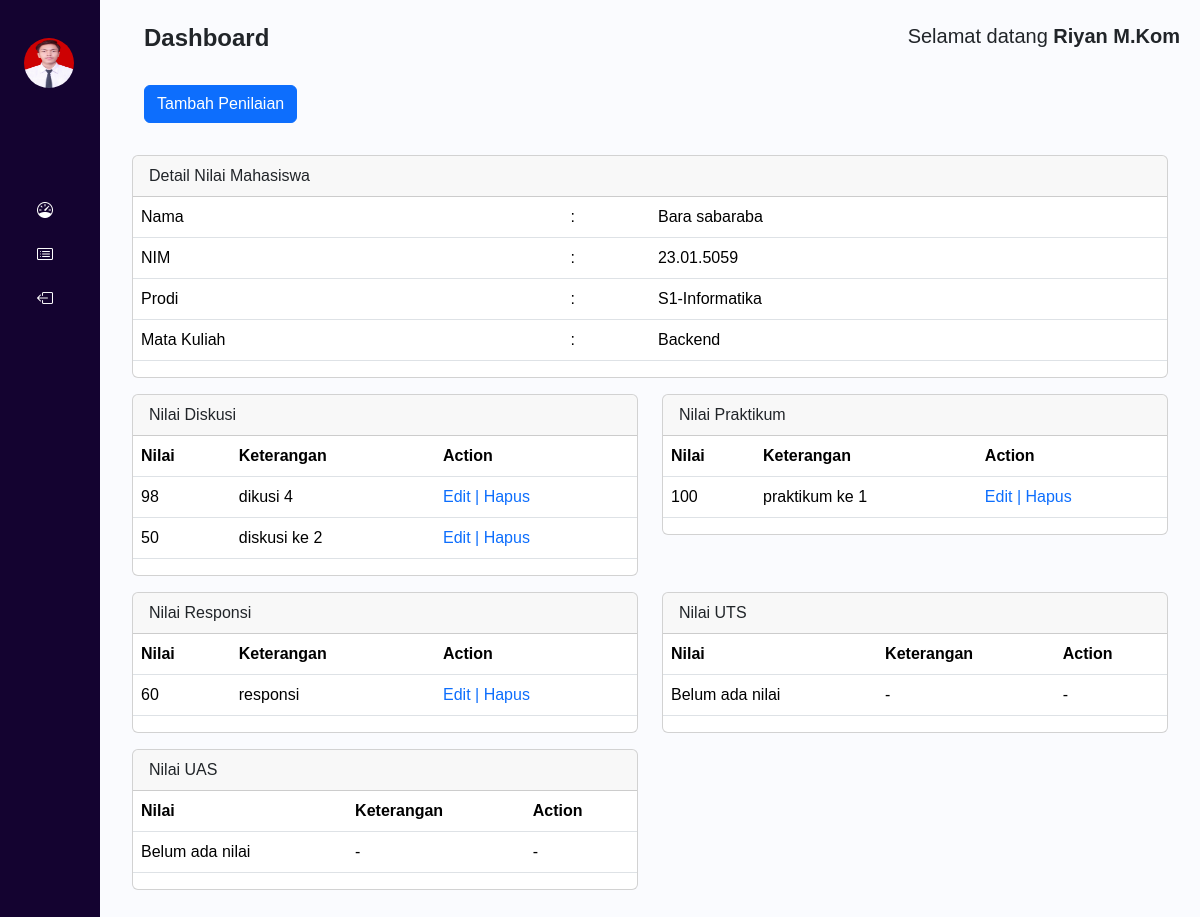
/pages/detail_nilai.php?id_mahasiswa=3&id_mata_kuliah=1 (signed in), run on the app's committed database.
### tables this page shows
CREATE TABLE `dosen` (
  `id` int(11) NOT NULL,
  `nik` varchar(20) NOT NULL,
  `password` varchar(255) NOT NULL,
  `nama` varchar(100) NOT NULL
);

CREATE TABLE `mahasiswa` (
  `id` int(11) NOT NULL,
  `nim` varchar(20) NOT NULL,
  `nama` varchar(100) NOT NULL,
  `prodi` varchar(100) NOT NULL,
  `jeni_kelamin` enum('L','P') NOT NULL
);

CREATE TABLE `mata_kuliah` (
  `id` int(11) NOT NULL,
  `nama` varchar(100) NOT NULL,
  `dosen_id` int(11) NOT NULL,
  `jml_diskusi` int(10) DEFAULT NULL,
  `persentase_diskusi` double DEFAULT NULL,
  `jml_praktikum` int(25) DEFAULT NULL,
  `persentase_praktikum` double DEFAULT NULL,
  `jml_responsi` int(25) DEFAULT NULL,
  `persentase_responsi` float DEFAULT NULL,
  `jml_uts` int(25) DEFAULT NULL,
  `persentase_uts` double DEFAULT NULL,
  `jml_uas` int(25) DEFAULT NULL,
  `persentase_uas` double DEFAULT NULL
);

CREATE TABLE `nilai_mata_kuliah_mahasiswa` (
  `id` int(11) NOT NULL,
  `id_mahasiswa` int(11) NOT NULL,
  `id_mata_kuliah` int(11) NOT NULL,
  `nilai` int(20) NOT NULL,
  `keterangan` text NOT NULL,
  `type` enum('diskusi','praktikum','responsi','uts','uas') NOT NULL
);

### pages/detail_nilai.php (the view, shortened to what the rows shown need)
<?php
include '../class/function.php';
if (isset($_SESSION['dosen_id'])) {
    $dosen_id = $_SESSION['dosen_id'];
    $data_dosen = $dosen->getDosen($dosen_id);
} else {
    header('Location : index.php');
    exit();
}
?>
<!DOCTYPE html>
<html lang="en">
<head>
    <link href="https://cdn.jsdelivr.net/npm/bootstrap@5.3.3/dist/css/bootstrap.min.css" rel="stylesheet"
>
    <link rel="stylesheet" href="https://cdn.jsdelivr.net/npm/bootstrap-icons@1.11.3/font/bootstrap-icons.min.css">
    <link rel="stylesheet" href="../style/dashboard.css">
</head>
<body>
    <?php
    $detail_mahasiswa = $mahasiswa->detailMahasiswa(@$_GET['id_mahasiswa']);
    $detail_mata_kuliah = $mata_kuliah->detailMataKuliah(@$_GET['id_mata_kuliah']);
    $nilai_diskusi = $nilai->getNilaiByType($_GET['id_mahasiswa'], $_GET['id_mata_kuliah'], 'diskusi');
    $nilai_praktikum = $nilai->getNilaiByType($_GET['id_mahasiswa'], $_GET['id_mata_kuliah'], 'praktikum');
    $nilai_responsi = $nilai->getNilaiByType($_GET['id_mahasiswa'], $_GET['id_mata_kuliah'], 'responsi');
    ?>
    <div class="wrapper">
        <div class="main">
            <?php
            include 'header.php';
            ?>
            <div class="container">
                <div class="row">
                    <div class="col-md-12 py-2">
                        <div class="card">
                            <div class="card-body-sm">
                                <table class="table">
                                    <tr>
                                        <td>Nama</td>
                                        <td>:</td>
                                        <td>
                                            <?= $detail_mahasiswa["nama"] ?>
                                        </td>
                                    </tr>
                                    <tr>
                                        <td>NIM</td>
                                        <td>:</td>
                                        <td><?= $detail_mahasiswa["nim"] ?></td>
                                    </tr>
                                    <tr>
                                        <td>Prodi</td>
                                        <td>:</td>
                                        <td><?= $detail_mahasiswa["prodi"] ?></td>
                                    </tr>
                                    <tr>
                                        <td>Mata Kuliah</td>
                                        <td>:</td>
                                        <td><?= $detail_mata_kuliah["nama"] ?></td>
                                    </tr>
                                </table>
                            </div>
                        </div>
                    </div>
                </div>
            </div>
            <div class="container">
                <div class="row">
                    <div class="col-md-6 py-2">
                        <div class="card">
                            <div class="card-body-sm">
                                <table class="table">
                                    <thead>
                                        <tr>
                                            <th>Nilai</th>
                                            <th>Keterangan</th>
                                            <th>Action</th>
                                        </tr>
                                    </thead>
                                    <tbody>
                                        <?php
                                        if (count($nilai_diskusi) > 0) {
                                            foreach ($nilai_diskusi as $key): ?>
                                                <tr>
                                                    <td> <?= $key["nilai"] ?> </td>
                                                    <td><?= $key["keterangan"] ?></td>
                                                    <td>
                                                        <a href='#' data-bs-toggle='modal'
                                                            data-bs-target='#editModal<?= $key['id'] ?>'
                                                            data-id='{<?= $key['id'] ?></a>}'
                                                            data-nilai='{<?= $key['nilai'] ?>}'
                                                            data-keterangan='{<?= $key['keterangan'] ?>}'>Edit |</a>
                                                        <a
                                                            href="detail_nilai.php?hapus=<?= $key['id'] ?>&id_mahasiswa=<?= $detail_mahasiswa["id"] ?>&id_mata_kuliah=<?= $detail_mata_kuliah["id"] ?>">Hapus
                                                        </a>
                                                    </td>
                                                </tr>
                                            <?php endforeach;
                                        } else {
                                            echo '<tr>';
                                            echo '<td>Belum ada nilai</td>';
                                            echo '<td>-</td>';
                                            echo '<td>-</td>';
                                            echo '</tr>';
                                        }
                                        ?>
                                    </tbody>
                                </table>
                            </div>
                        </div>
                    </div>
                    <div class="col-md-6 py-2">
                        <div class="card">
                            <div class="card-body-sm">
                                <table class="table">
                                    <thead>
                                        <tr>
                                            <th>Nilai</th>
                                            <th>Keterangan</th>
                                            <th>Action</th>
                                        </tr>
                                    </thead>
                                    <tbody>
                                        <?php
                                        if (count($nilai_praktikum) > 0) {
                                            foreach ($nilai_praktikum as $key): ?>
                                                <tr>
                                                    <td> <?= $key["nilai"] ?> </td>
                                                    <td><?= $key["keterangan"] ?></td>
                                                    <td>
                                                        <a href='#' data-bs-toggle='modal'
                                                            data-bs-target='#editModal<?= $key['id'] ?>'
                                                            data-id='{<?= $key['id'] ?></a>}'
                                                            data-nilai='{<?= $key['nilai'] ?>}'
                                                            data-keterangan='{<?= $key['keterangan'] ?>}'>Edit |</a>
                                                        <a
                                                            href="detail_nilai.php?hapus=<?= $key['id'] ?>&id_mahasiswa=<?= $detail_mahasiswa["id"] ?>&id_mata_kuliah=<?= $detail_mata_kuliah["id"] ?>">Hapus
                                                        </a>
                                                    </td>
                                                </tr>
                                            <?php endforeach;
                                        } else {
                                            echo '<tr>';
                                            echo '<td>Belum ada nilai</td>';
                                            echo '<td>-</td>';
                                            echo '<td>-</td>';
                                            echo '</tr>';
                                        }
                                        ?>
                                    </tbody>
                                </table>
                            </div>
                        </div>
                    </div>
                </div>
            </div>
            <div class="container">
                <div class="row">
                    <div class="col-md-6 py-2">
                        <div class="card">
                            <div class="card-body-sm">
                                <table class="table">
                                    <thead>
                                        <tr>
                                            <th>Nilai</th>
                                            <th>Keterangan</th>
                                            <th>Action</th>
                                        </tr>
                                    </thead>
                                    <tbody>
                                        <?php
                                        if (count($nilai_responsi) > 0) {
                                            foreach ($nilai_responsi as $key): ?>
                                                <tr>
                                                    <td> <?= $key["nilai"] ?> </td>
                                                    <td><?= $key["keterangan"] ?></td>
                                                    <td>
                                                        <a href='#' data-bs-toggle='modal'
                                                            data-bs-target='#editModal<?= $key['id'] ?>'
                                                            data-id='{<?= $key['id'] ?></a>}'
                                                            data-nilai='{<?= $key['nilai'] ?>}'
                                                            data-keterangan='{<?= $key['keterangan'] ?>}'>Edit |</a>
                                                        <a
                                                            href="detail_nilai.php?hapus=<?= $key['id'] ?>&id_mahasiswa=<?= $detail_mahasiswa["id"] ?>&id_mata_kuliah=<?= $detail_mata_kuliah["id"] ?>">Hapus
                                                        </a>
                                                    </td>
                                                </tr>
                                            <?php endforeach;
                                        } else {
                                            echo '<tr>';
                                            echo '<td>Belum ada nilai</td>';
                                            echo '<td>-</td>';
                                            echo '<td>-</td>';
                                            echo '</tr>';
                                        }
                                        ?>
                                    </tbody>
                                </table>
                            </div>
                        </div>
                    </div>
                    <div class="col-md-6 py-2">
                        <div class="card">
                            <div class="card-body-sm">
                                <table class="table">
                                    <thead>
                                        <tr>
                                            <th>Nilai</th>
                                            <th>Keterangan</th>
                                            <th>Action</th>
                                        </tr>
                                    </thead>
                                </table>
                            </div>
                        </div>
                    </div>
                </div>
            </div>
            <div class="container">
                <div class="row">
                    <div class="col-md-6 py-2">
                        <div class="card">
                            <div class="card-body-sm">
                                <table class="table">
                                    <thead>
                                        <tr>
                                            <th>Nilai</th>
                                            <th>Keterangan</th>
                                            <th>Action</th>
                                        </tr>
                                    </thead>
                                </table>
                            </div>
                        </div>
                    </div>
                </div>
            </div>
        </div>
    </div>
</body>
</html>

### pages/header.php
<div class="pt-4 ms-4 d-flex justify-content-between">
    <h1>Dashboard</h1>
    <h5>Selamat datang <b><?= $data_dosen['nama']; ?></b></h5>
</div>

### data on the page
dosen: nama "Riyan M.Kom"
mahasiswa: nama "Bara sabaraba", nim "23.01.5059", prodi "S1-Informatika"
mata_kuliah: nama "Backend"
nilai_mata_kuliah_mahasiswa: nilai "98", keterangan "dikusi 4"
nilai_mata_kuliah_mahasiswa: nilai "50", keterangan "diskusi ke 2"
nilai_mata_kuliah_mahasiswa: nilai "100", keterangan "praktikum ke 1"
nilai_mata_kuliah_mahasiswa: nilai "60", keterangan "responsi"
